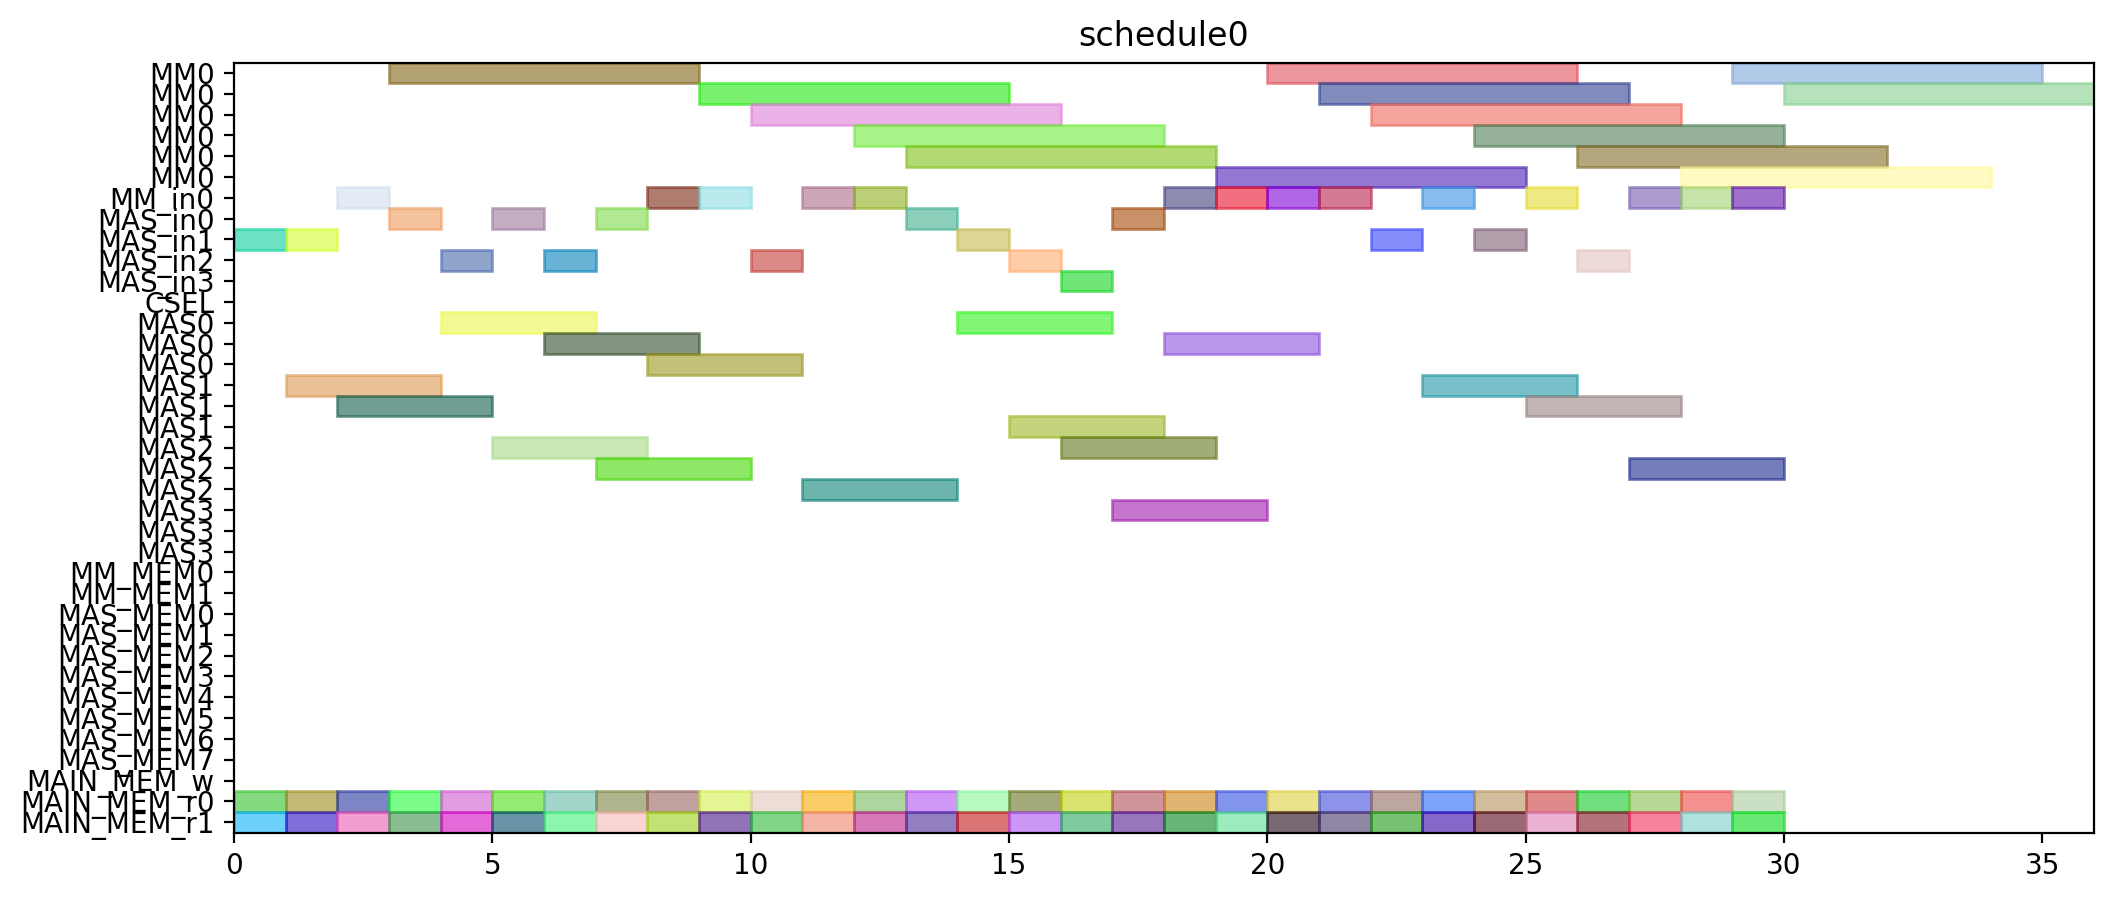

Here is the Python script that generated this plot:
from pyschedule import Scenario, solvers, plotters, alt


def solve():
	horizon = 120
	S = Scenario("schedule0", horizon=horizon)

	# resource
	MM = S.Resources('MM', num=1, size=6)
	MM_in = S.Resources('MM_in', num=1)
	MAS_in = S.Resources('MAS_in', num=4)
	CSEL = S.Resource('CSEL')
	MAS = S.Resources('MAS', num=4, size=3, periods=range(1, horizon))
	MM_MEM = S.Resources('MM_MEM', num=2)
	MAS_MEM = S.Resources('MAS_MEM', num=8)
	MAIN_MEM_w = S.Resource('MAIN_MEM_w', size=1)
	MAIN_MEM_r = S.Resources('MAIN_MEM_r', num=2)

	# result of previous scheduling

	# new tasks
	t1_t0 = S.Task('t1_t0', length=6, delay_cost=1)
	t1_t0 += alt(MM)
	t1_t0_in = S.Task('t1_t0_in', length=1, delay_cost=1)
	t1_t0_in += alt(MM_in)
	S += t1_t0_in*MM_in[0]<=t1_t0*MM[0]
	t1_t0_mem0 = S.Task('t1_t0_mem0', length=1, delay_cost=1)
	t1_t0_mem0 += MAIN_MEM_r[0]
	S += t1_t0_mem0 <= t1_t0

	t1_t0_mem1 = S.Task('t1_t0_mem1', length=1, delay_cost=1)
	t1_t0_mem1 += MAIN_MEM_r[1]
	S += t1_t0_mem1 <= t1_t0

	t1_t1 = S.Task('t1_t1', length=6, delay_cost=1)
	t1_t1 += alt(MM)
	t1_t1_in = S.Task('t1_t1_in', length=1, delay_cost=1)
	t1_t1_in += alt(MM_in)
	S += t1_t1_in*MM_in[0]<=t1_t1*MM[0]
	t1_t1_mem0 = S.Task('t1_t1_mem0', length=1, delay_cost=1)
	t1_t1_mem0 += MAIN_MEM_r[0]
	S += t1_t1_mem0 <= t1_t1

	t1_t1_mem1 = S.Task('t1_t1_mem1', length=1, delay_cost=1)
	t1_t1_mem1 += MAIN_MEM_r[1]
	S += t1_t1_mem1 <= t1_t1

	t1_t2 = S.Task('t1_t2', length=3, delay_cost=1)
	t1_t2 += alt(MAS)
	t1_t2_in = S.Task('t1_t2_in', length=1, delay_cost=1)
	t1_t2_in += alt(MAS_in)
	S += t1_t2_in*MAS_in[0]<=t1_t2*MAS[0]

	S += t1_t2_in*MAS_in[1]<=t1_t2*MAS[1]

	S += t1_t2_in*MAS_in[2]<=t1_t2*MAS[2]

	S += t1_t2_in*MAS_in[3]<=t1_t2*MAS[3]

	t1_t2_mem0 = S.Task('t1_t2_mem0', length=1, delay_cost=1)
	t1_t2_mem0 += MAIN_MEM_r[0]
	S += t1_t2_mem0 <= t1_t2

	t1_t2_mem1 = S.Task('t1_t2_mem1', length=1, delay_cost=1)
	t1_t2_mem1 += MAIN_MEM_r[1]
	S += t1_t2_mem1 <= t1_t2

	t1_t3 = S.Task('t1_t3', length=3, delay_cost=1)
	t1_t3 += alt(MAS)
	t1_t3_in = S.Task('t1_t3_in', length=1, delay_cost=1)
	t1_t3_in += alt(MAS_in)
	S += t1_t3_in*MAS_in[0]<=t1_t3*MAS[0]

	S += t1_t3_in*MAS_in[1]<=t1_t3*MAS[1]

	S += t1_t3_in*MAS_in[2]<=t1_t3*MAS[2]

	S += t1_t3_in*MAS_in[3]<=t1_t3*MAS[3]

	t1_t3_mem0 = S.Task('t1_t3_mem0', length=1, delay_cost=1)
	t1_t3_mem0 += MAIN_MEM_r[0]
	S += t1_t3_mem0 <= t1_t3

	t1_t3_mem1 = S.Task('t1_t3_mem1', length=1, delay_cost=1)
	t1_t3_mem1 += MAIN_MEM_r[1]
	S += t1_t3_mem1 <= t1_t3

	t2_t0 = S.Task('t2_t0', length=6, delay_cost=1)
	t2_t0 += alt(MM)
	t2_t0_in = S.Task('t2_t0_in', length=1, delay_cost=1)
	t2_t0_in += alt(MM_in)
	S += t2_t0_in*MM_in[0]<=t2_t0*MM[0]
	t2_t0_mem0 = S.Task('t2_t0_mem0', length=1, delay_cost=1)
	t2_t0_mem0 += MAIN_MEM_r[0]
	S += t2_t0_mem0 <= t2_t0

	t2_t0_mem1 = S.Task('t2_t0_mem1', length=1, delay_cost=1)
	t2_t0_mem1 += MAIN_MEM_r[1]
	S += t2_t0_mem1 <= t2_t0

	t2_t1 = S.Task('t2_t1', length=6, delay_cost=1)
	t2_t1 += alt(MM)
	t2_t1_in = S.Task('t2_t1_in', length=1, delay_cost=1)
	t2_t1_in += alt(MM_in)
	S += t2_t1_in*MM_in[0]<=t2_t1*MM[0]
	t2_t1_mem0 = S.Task('t2_t1_mem0', length=1, delay_cost=1)
	t2_t1_mem0 += MAIN_MEM_r[0]
	S += t2_t1_mem0 <= t2_t1

	t2_t1_mem1 = S.Task('t2_t1_mem1', length=1, delay_cost=1)
	t2_t1_mem1 += MAIN_MEM_r[1]
	S += t2_t1_mem1 <= t2_t1

	t2_t2 = S.Task('t2_t2', length=3, delay_cost=1)
	t2_t2 += alt(MAS)
	t2_t2_in = S.Task('t2_t2_in', length=1, delay_cost=1)
	t2_t2_in += alt(MAS_in)
	S += t2_t2_in*MAS_in[0]<=t2_t2*MAS[0]

	S += t2_t2_in*MAS_in[1]<=t2_t2*MAS[1]

	S += t2_t2_in*MAS_in[2]<=t2_t2*MAS[2]

	S += t2_t2_in*MAS_in[3]<=t2_t2*MAS[3]

	t2_t2_mem0 = S.Task('t2_t2_mem0', length=1, delay_cost=1)
	t2_t2_mem0 += MAIN_MEM_r[0]
	S += t2_t2_mem0 <= t2_t2

	t2_t2_mem1 = S.Task('t2_t2_mem1', length=1, delay_cost=1)
	t2_t2_mem1 += MAIN_MEM_r[1]
	S += t2_t2_mem1 <= t2_t2

	t2_t3 = S.Task('t2_t3', length=3, delay_cost=1)
	t2_t3 += alt(MAS)
	t2_t3_in = S.Task('t2_t3_in', length=1, delay_cost=1)
	t2_t3_in += alt(MAS_in)
	S += t2_t3_in*MAS_in[0]<=t2_t3*MAS[0]

	S += t2_t3_in*MAS_in[1]<=t2_t3*MAS[1]

	S += t2_t3_in*MAS_in[2]<=t2_t3*MAS[2]

	S += t2_t3_in*MAS_in[3]<=t2_t3*MAS[3]

	t2_t3_mem0 = S.Task('t2_t3_mem0', length=1, delay_cost=1)
	t2_t3_mem0 += MAIN_MEM_r[0]
	S += t2_t3_mem0 <= t2_t3

	t2_t3_mem1 = S.Task('t2_t3_mem1', length=1, delay_cost=1)
	t2_t3_mem1 += MAIN_MEM_r[1]
	S += t2_t3_mem1 <= t2_t3

	t0_t0 = S.Task('t0_t0', length=6, delay_cost=1)
	t0_t0 += alt(MM)
	t0_t0_in = S.Task('t0_t0_in', length=1, delay_cost=1)
	t0_t0_in += alt(MM_in)
	S += t0_t0_in*MM_in[0]<=t0_t0*MM[0]
	t0_t0_mem0 = S.Task('t0_t0_mem0', length=1, delay_cost=1)
	t0_t0_mem0 += MAIN_MEM_r[0]
	S += t0_t0_mem0 <= t0_t0

	t0_t0_mem1 = S.Task('t0_t0_mem1', length=1, delay_cost=1)
	t0_t0_mem1 += MAIN_MEM_r[1]
	S += t0_t0_mem1 <= t0_t0

	t0_t1 = S.Task('t0_t1', length=6, delay_cost=1)
	t0_t1 += alt(MM)
	t0_t1_in = S.Task('t0_t1_in', length=1, delay_cost=1)
	t0_t1_in += alt(MM_in)
	S += t0_t1_in*MM_in[0]<=t0_t1*MM[0]
	t0_t1_mem0 = S.Task('t0_t1_mem0', length=1, delay_cost=1)
	t0_t1_mem0 += MAIN_MEM_r[0]
	S += t0_t1_mem0 <= t0_t1

	t0_t1_mem1 = S.Task('t0_t1_mem1', length=1, delay_cost=1)
	t0_t1_mem1 += MAIN_MEM_r[1]
	S += t0_t1_mem1 <= t0_t1

	t0_t2 = S.Task('t0_t2', length=3, delay_cost=1)
	t0_t2 += alt(MAS)
	t0_t2_in = S.Task('t0_t2_in', length=1, delay_cost=1)
	t0_t2_in += alt(MAS_in)
	S += t0_t2_in*MAS_in[0]<=t0_t2*MAS[0]

	S += t0_t2_in*MAS_in[1]<=t0_t2*MAS[1]

	S += t0_t2_in*MAS_in[2]<=t0_t2*MAS[2]

	S += t0_t2_in*MAS_in[3]<=t0_t2*MAS[3]

	t0_t2_mem0 = S.Task('t0_t2_mem0', length=1, delay_cost=1)
	t0_t2_mem0 += MAIN_MEM_r[0]
	S += t0_t2_mem0 <= t0_t2

	t0_t2_mem1 = S.Task('t0_t2_mem1', length=1, delay_cost=1)
	t0_t2_mem1 += MAIN_MEM_r[1]
	S += t0_t2_mem1 <= t0_t2

	t0_t3 = S.Task('t0_t3', length=3, delay_cost=1)
	t0_t3 += alt(MAS)
	t0_t3_in = S.Task('t0_t3_in', length=1, delay_cost=1)
	t0_t3_in += alt(MAS_in)
	S += t0_t3_in*MAS_in[0]<=t0_t3*MAS[0]

	S += t0_t3_in*MAS_in[1]<=t0_t3*MAS[1]

	S += t0_t3_in*MAS_in[2]<=t0_t3*MAS[2]

	S += t0_t3_in*MAS_in[3]<=t0_t3*MAS[3]

	t0_t3_mem0 = S.Task('t0_t3_mem0', length=1, delay_cost=1)
	t0_t3_mem0 += MAIN_MEM_r[0]
	S += t0_t3_mem0 <= t0_t3

	t0_t3_mem1 = S.Task('t0_t3_mem1', length=1, delay_cost=1)
	t0_t3_mem1 += MAIN_MEM_r[1]
	S += t0_t3_mem1 <= t0_t3

	t4_t0_t0 = S.Task('t4_t0_t0', length=6, delay_cost=1)
	t4_t0_t0 += alt(MM)
	t4_t0_t0_in = S.Task('t4_t0_t0_in', length=1, delay_cost=1)
	t4_t0_t0_in += alt(MM_in)
	S += t4_t0_t0_in*MM_in[0]<=t4_t0_t0*MM[0]
	t4_t0_t0_mem0 = S.Task('t4_t0_t0_mem0', length=1, delay_cost=1)
	t4_t0_t0_mem0 += MAIN_MEM_r[0]
	S += t4_t0_t0_mem0 <= t4_t0_t0

	t4_t0_t0_mem1 = S.Task('t4_t0_t0_mem1', length=1, delay_cost=1)
	t4_t0_t0_mem1 += MAIN_MEM_r[1]
	S += t4_t0_t0_mem1 <= t4_t0_t0

	t4_t0_t1 = S.Task('t4_t0_t1', length=6, delay_cost=1)
	t4_t0_t1 += alt(MM)
	t4_t0_t1_in = S.Task('t4_t0_t1_in', length=1, delay_cost=1)
	t4_t0_t1_in += alt(MM_in)
	S += t4_t0_t1_in*MM_in[0]<=t4_t0_t1*MM[0]
	t4_t0_t1_mem0 = S.Task('t4_t0_t1_mem0', length=1, delay_cost=1)
	t4_t0_t1_mem0 += MAIN_MEM_r[0]
	S += t4_t0_t1_mem0 <= t4_t0_t1

	t4_t0_t1_mem1 = S.Task('t4_t0_t1_mem1', length=1, delay_cost=1)
	t4_t0_t1_mem1 += MAIN_MEM_r[1]
	S += t4_t0_t1_mem1 <= t4_t0_t1

	t4_t0_t2 = S.Task('t4_t0_t2', length=3, delay_cost=1)
	t4_t0_t2 += alt(MAS)
	t4_t0_t2_in = S.Task('t4_t0_t2_in', length=1, delay_cost=1)
	t4_t0_t2_in += alt(MAS_in)
	S += t4_t0_t2_in*MAS_in[0]<=t4_t0_t2*MAS[0]

	S += t4_t0_t2_in*MAS_in[1]<=t4_t0_t2*MAS[1]

	S += t4_t0_t2_in*MAS_in[2]<=t4_t0_t2*MAS[2]

	S += t4_t0_t2_in*MAS_in[3]<=t4_t0_t2*MAS[3]

	t4_t0_t2_mem0 = S.Task('t4_t0_t2_mem0', length=1, delay_cost=1)
	t4_t0_t2_mem0 += MAIN_MEM_r[0]
	S += t4_t0_t2_mem0 <= t4_t0_t2

	t4_t0_t2_mem1 = S.Task('t4_t0_t2_mem1', length=1, delay_cost=1)
	t4_t0_t2_mem1 += MAIN_MEM_r[1]
	S += t4_t0_t2_mem1 <= t4_t0_t2

	t4_t0_t3 = S.Task('t4_t0_t3', length=3, delay_cost=1)
	t4_t0_t3 += alt(MAS)
	t4_t0_t3_in = S.Task('t4_t0_t3_in', length=1, delay_cost=1)
	t4_t0_t3_in += alt(MAS_in)
	S += t4_t0_t3_in*MAS_in[0]<=t4_t0_t3*MAS[0]

	S += t4_t0_t3_in*MAS_in[1]<=t4_t0_t3*MAS[1]

	S += t4_t0_t3_in*MAS_in[2]<=t4_t0_t3*MAS[2]

	S += t4_t0_t3_in*MAS_in[3]<=t4_t0_t3*MAS[3]

	t4_t0_t3_mem0 = S.Task('t4_t0_t3_mem0', length=1, delay_cost=1)
	t4_t0_t3_mem0 += MAIN_MEM_r[0]
	S += t4_t0_t3_mem0 <= t4_t0_t3

	t4_t0_t3_mem1 = S.Task('t4_t0_t3_mem1', length=1, delay_cost=1)
	t4_t0_t3_mem1 += MAIN_MEM_r[1]
	S += t4_t0_t3_mem1 <= t4_t0_t3

	t4_t1_t0 = S.Task('t4_t1_t0', length=6, delay_cost=1)
	t4_t1_t0 += alt(MM)
	t4_t1_t0_in = S.Task('t4_t1_t0_in', length=1, delay_cost=1)
	t4_t1_t0_in += alt(MM_in)
	S += t4_t1_t0_in*MM_in[0]<=t4_t1_t0*MM[0]
	t4_t1_t0_mem0 = S.Task('t4_t1_t0_mem0', length=1, delay_cost=1)
	t4_t1_t0_mem0 += MAIN_MEM_r[0]
	S += t4_t1_t0_mem0 <= t4_t1_t0

	t4_t1_t0_mem1 = S.Task('t4_t1_t0_mem1', length=1, delay_cost=1)
	t4_t1_t0_mem1 += MAIN_MEM_r[1]
	S += t4_t1_t0_mem1 <= t4_t1_t0

	t4_t1_t1 = S.Task('t4_t1_t1', length=6, delay_cost=1)
	t4_t1_t1 += alt(MM)
	t4_t1_t1_in = S.Task('t4_t1_t1_in', length=1, delay_cost=1)
	t4_t1_t1_in += alt(MM_in)
	S += t4_t1_t1_in*MM_in[0]<=t4_t1_t1*MM[0]
	t4_t1_t1_mem0 = S.Task('t4_t1_t1_mem0', length=1, delay_cost=1)
	t4_t1_t1_mem0 += MAIN_MEM_r[0]
	S += t4_t1_t1_mem0 <= t4_t1_t1

	t4_t1_t1_mem1 = S.Task('t4_t1_t1_mem1', length=1, delay_cost=1)
	t4_t1_t1_mem1 += MAIN_MEM_r[1]
	S += t4_t1_t1_mem1 <= t4_t1_t1

	t4_t1_t2 = S.Task('t4_t1_t2', length=3, delay_cost=1)
	t4_t1_t2 += alt(MAS)
	t4_t1_t2_in = S.Task('t4_t1_t2_in', length=1, delay_cost=1)
	t4_t1_t2_in += alt(MAS_in)
	S += t4_t1_t2_in*MAS_in[0]<=t4_t1_t2*MAS[0]

	S += t4_t1_t2_in*MAS_in[1]<=t4_t1_t2*MAS[1]

	S += t4_t1_t2_in*MAS_in[2]<=t4_t1_t2*MAS[2]

	S += t4_t1_t2_in*MAS_in[3]<=t4_t1_t2*MAS[3]

	t4_t1_t2_mem0 = S.Task('t4_t1_t2_mem0', length=1, delay_cost=1)
	t4_t1_t2_mem0 += MAIN_MEM_r[0]
	S += t4_t1_t2_mem0 <= t4_t1_t2

	t4_t1_t2_mem1 = S.Task('t4_t1_t2_mem1', length=1, delay_cost=1)
	t4_t1_t2_mem1 += MAIN_MEM_r[1]
	S += t4_t1_t2_mem1 <= t4_t1_t2

	t4_t1_t3 = S.Task('t4_t1_t3', length=3, delay_cost=1)
	t4_t1_t3 += alt(MAS)
	t4_t1_t3_in = S.Task('t4_t1_t3_in', length=1, delay_cost=1)
	t4_t1_t3_in += alt(MAS_in)
	S += t4_t1_t3_in*MAS_in[0]<=t4_t1_t3*MAS[0]

	S += t4_t1_t3_in*MAS_in[1]<=t4_t1_t3*MAS[1]

	S += t4_t1_t3_in*MAS_in[2]<=t4_t1_t3*MAS[2]

	S += t4_t1_t3_in*MAS_in[3]<=t4_t1_t3*MAS[3]

	t4_t1_t3_mem0 = S.Task('t4_t1_t3_mem0', length=1, delay_cost=1)
	t4_t1_t3_mem0 += MAIN_MEM_r[0]
	S += t4_t1_t3_mem0 <= t4_t1_t3

	t4_t1_t3_mem1 = S.Task('t4_t1_t3_mem1', length=1, delay_cost=1)
	t4_t1_t3_mem1 += MAIN_MEM_r[1]
	S += t4_t1_t3_mem1 <= t4_t1_t3

	t4_t2_t0 = S.Task('t4_t2_t0', length=6, delay_cost=1)
	t4_t2_t0 += alt(MM)
	t4_t2_t0_in = S.Task('t4_t2_t0_in', length=1, delay_cost=1)
	t4_t2_t0_in += alt(MM_in)
	S += t4_t2_t0_in*MM_in[0]<=t4_t2_t0*MM[0]
	t4_t2_t0_mem0 = S.Task('t4_t2_t0_mem0', length=1, delay_cost=1)
	t4_t2_t0_mem0 += MAIN_MEM_r[0]
	S += t4_t2_t0_mem0 <= t4_t2_t0

	t4_t2_t0_mem1 = S.Task('t4_t2_t0_mem1', length=1, delay_cost=1)
	t4_t2_t0_mem1 += MAIN_MEM_r[1]
	S += t4_t2_t0_mem1 <= t4_t2_t0

	t4_t2_t1 = S.Task('t4_t2_t1', length=6, delay_cost=1)
	t4_t2_t1 += alt(MM)
	t4_t2_t1_in = S.Task('t4_t2_t1_in', length=1, delay_cost=1)
	t4_t2_t1_in += alt(MM_in)
	S += t4_t2_t1_in*MM_in[0]<=t4_t2_t1*MM[0]
	t4_t2_t1_mem0 = S.Task('t4_t2_t1_mem0', length=1, delay_cost=1)
	t4_t2_t1_mem0 += MAIN_MEM_r[0]
	S += t4_t2_t1_mem0 <= t4_t2_t1

	t4_t2_t1_mem1 = S.Task('t4_t2_t1_mem1', length=1, delay_cost=1)
	t4_t2_t1_mem1 += MAIN_MEM_r[1]
	S += t4_t2_t1_mem1 <= t4_t2_t1

	t4_t2_t2 = S.Task('t4_t2_t2', length=3, delay_cost=1)
	t4_t2_t2 += alt(MAS)
	t4_t2_t2_in = S.Task('t4_t2_t2_in', length=1, delay_cost=1)
	t4_t2_t2_in += alt(MAS_in)
	S += t4_t2_t2_in*MAS_in[0]<=t4_t2_t2*MAS[0]

	S += t4_t2_t2_in*MAS_in[1]<=t4_t2_t2*MAS[1]

	S += t4_t2_t2_in*MAS_in[2]<=t4_t2_t2*MAS[2]

	S += t4_t2_t2_in*MAS_in[3]<=t4_t2_t2*MAS[3]

	t4_t2_t2_mem0 = S.Task('t4_t2_t2_mem0', length=1, delay_cost=1)
	t4_t2_t2_mem0 += MAIN_MEM_r[0]
	S += t4_t2_t2_mem0 <= t4_t2_t2

	t4_t2_t2_mem1 = S.Task('t4_t2_t2_mem1', length=1, delay_cost=1)
	t4_t2_t2_mem1 += MAIN_MEM_r[1]
	S += t4_t2_t2_mem1 <= t4_t2_t2

	t4_t2_t3 = S.Task('t4_t2_t3', length=3, delay_cost=1)
	t4_t2_t3 += alt(MAS)
	t4_t2_t3_in = S.Task('t4_t2_t3_in', length=1, delay_cost=1)
	t4_t2_t3_in += alt(MAS_in)
	S += t4_t2_t3_in*MAS_in[0]<=t4_t2_t3*MAS[0]

	S += t4_t2_t3_in*MAS_in[1]<=t4_t2_t3*MAS[1]

	S += t4_t2_t3_in*MAS_in[2]<=t4_t2_t3*MAS[2]

	S += t4_t2_t3_in*MAS_in[3]<=t4_t2_t3*MAS[3]

	t4_t2_t3_mem0 = S.Task('t4_t2_t3_mem0', length=1, delay_cost=1)
	t4_t2_t3_mem0 += MAIN_MEM_r[0]
	S += t4_t2_t3_mem0 <= t4_t2_t3

	t4_t2_t3_mem1 = S.Task('t4_t2_t3_mem1', length=1, delay_cost=1)
	t4_t2_t3_mem1 += MAIN_MEM_r[1]
	S += t4_t2_t3_mem1 <= t4_t2_t3

	t4_t40 = S.Task('t4_t40', length=3, delay_cost=1)
	t4_t40 += alt(MAS)
	t4_t40_in = S.Task('t4_t40_in', length=1, delay_cost=1)
	t4_t40_in += alt(MAS_in)
	S += t4_t40_in*MAS_in[0]<=t4_t40*MAS[0]

	S += t4_t40_in*MAS_in[1]<=t4_t40*MAS[1]

	S += t4_t40_in*MAS_in[2]<=t4_t40*MAS[2]

	S += t4_t40_in*MAS_in[3]<=t4_t40*MAS[3]

	t4_t40_mem0 = S.Task('t4_t40_mem0', length=1, delay_cost=1)
	t4_t40_mem0 += MAIN_MEM_r[0]
	S += t4_t40_mem0 <= t4_t40

	t4_t40_mem1 = S.Task('t4_t40_mem1', length=1, delay_cost=1)
	t4_t40_mem1 += MAIN_MEM_r[1]
	S += t4_t40_mem1 <= t4_t40

	t4_t41 = S.Task('t4_t41', length=3, delay_cost=1)
	t4_t41 += alt(MAS)
	t4_t41_in = S.Task('t4_t41_in', length=1, delay_cost=1)
	t4_t41_in += alt(MAS_in)
	S += t4_t41_in*MAS_in[0]<=t4_t41*MAS[0]

	S += t4_t41_in*MAS_in[1]<=t4_t41*MAS[1]

	S += t4_t41_in*MAS_in[2]<=t4_t41*MAS[2]

	S += t4_t41_in*MAS_in[3]<=t4_t41*MAS[3]

	t4_t41_mem0 = S.Task('t4_t41_mem0', length=1, delay_cost=1)
	t4_t41_mem0 += MAIN_MEM_r[0]
	S += t4_t41_mem0 <= t4_t41

	t4_t41_mem1 = S.Task('t4_t41_mem1', length=1, delay_cost=1)
	t4_t41_mem1 += MAIN_MEM_r[1]
	S += t4_t41_mem1 <= t4_t41

	t4_t50 = S.Task('t4_t50', length=3, delay_cost=1)
	t4_t50 += alt(MAS)
	t4_t50_in = S.Task('t4_t50_in', length=1, delay_cost=1)
	t4_t50_in += alt(MAS_in)
	S += t4_t50_in*MAS_in[0]<=t4_t50*MAS[0]

	S += t4_t50_in*MAS_in[1]<=t4_t50*MAS[1]

	S += t4_t50_in*MAS_in[2]<=t4_t50*MAS[2]

	S += t4_t50_in*MAS_in[3]<=t4_t50*MAS[3]

	t4_t50_mem0 = S.Task('t4_t50_mem0', length=1, delay_cost=1)
	t4_t50_mem0 += MAIN_MEM_r[0]
	S += t4_t50_mem0 <= t4_t50

	t4_t50_mem1 = S.Task('t4_t50_mem1', length=1, delay_cost=1)
	t4_t50_mem1 += MAIN_MEM_r[1]
	S += t4_t50_mem1 <= t4_t50

	t4_t51 = S.Task('t4_t51', length=3, delay_cost=1)
	t4_t51 += alt(MAS)
	t4_t51_in = S.Task('t4_t51_in', length=1, delay_cost=1)
	t4_t51_in += alt(MAS_in)
	S += t4_t51_in*MAS_in[0]<=t4_t51*MAS[0]

	S += t4_t51_in*MAS_in[1]<=t4_t51*MAS[1]

	S += t4_t51_in*MAS_in[2]<=t4_t51*MAS[2]

	S += t4_t51_in*MAS_in[3]<=t4_t51*MAS[3]

	t4_t51_mem0 = S.Task('t4_t51_mem0', length=1, delay_cost=1)
	t4_t51_mem0 += MAIN_MEM_r[0]
	S += t4_t51_mem0 <= t4_t51

	t4_t51_mem1 = S.Task('t4_t51_mem1', length=1, delay_cost=1)
	t4_t51_mem1 += MAIN_MEM_r[1]
	S += t4_t51_mem1 <= t4_t51

	t4_t8_t0 = S.Task('t4_t8_t0', length=6, delay_cost=1)
	t4_t8_t0 += alt(MM)
	t4_t8_t0_in = S.Task('t4_t8_t0_in', length=1, delay_cost=1)
	t4_t8_t0_in += alt(MM_in)
	S += t4_t8_t0_in*MM_in[0]<=t4_t8_t0*MM[0]
	t4_t8_t0_mem0 = S.Task('t4_t8_t0_mem0', length=1, delay_cost=1)
	t4_t8_t0_mem0 += MAIN_MEM_r[0]
	S += t4_t8_t0_mem0 <= t4_t8_t0

	t4_t8_t0_mem1 = S.Task('t4_t8_t0_mem1', length=1, delay_cost=1)
	t4_t8_t0_mem1 += MAIN_MEM_r[1]
	S += t4_t8_t0_mem1 <= t4_t8_t0

	t4_t8_t1 = S.Task('t4_t8_t1', length=6, delay_cost=1)
	t4_t8_t1 += alt(MM)
	t4_t8_t1_in = S.Task('t4_t8_t1_in', length=1, delay_cost=1)
	t4_t8_t1_in += alt(MM_in)
	S += t4_t8_t1_in*MM_in[0]<=t4_t8_t1*MM[0]
	t4_t8_t1_mem0 = S.Task('t4_t8_t1_mem0', length=1, delay_cost=1)
	t4_t8_t1_mem0 += MAIN_MEM_r[0]
	S += t4_t8_t1_mem0 <= t4_t8_t1

	t4_t8_t1_mem1 = S.Task('t4_t8_t1_mem1', length=1, delay_cost=1)
	t4_t8_t1_mem1 += MAIN_MEM_r[1]
	S += t4_t8_t1_mem1 <= t4_t8_t1

	solvers.mip.solve(S,msg=1,kind='CPLEX',ratio_gap=1.01)

	solution = [['hoge']*len(S.solution()[1]) for i in range(len(S.solution()))]
	for i in range(len(S.solution())):
		for j in range(len(S.solution()[i])):
			solution[i][j]=str(S.solution()[i][j])
	print(solution)

	cycles = int(solution[-1][3])

	pic_file_name = "/home/mfukuda/ABE/multiRAM_multiMAS_16mux/scheduling_result/stage6MM1_stage3MAS4/SPARSE/schedule0.png"
	if(S.solution() != []):
		plotters.matplotlib.plot(S,img_filename=pic_file_name, show_task_labels=False, fig_size=(cycles*0.25+3, 5))

	return solution
